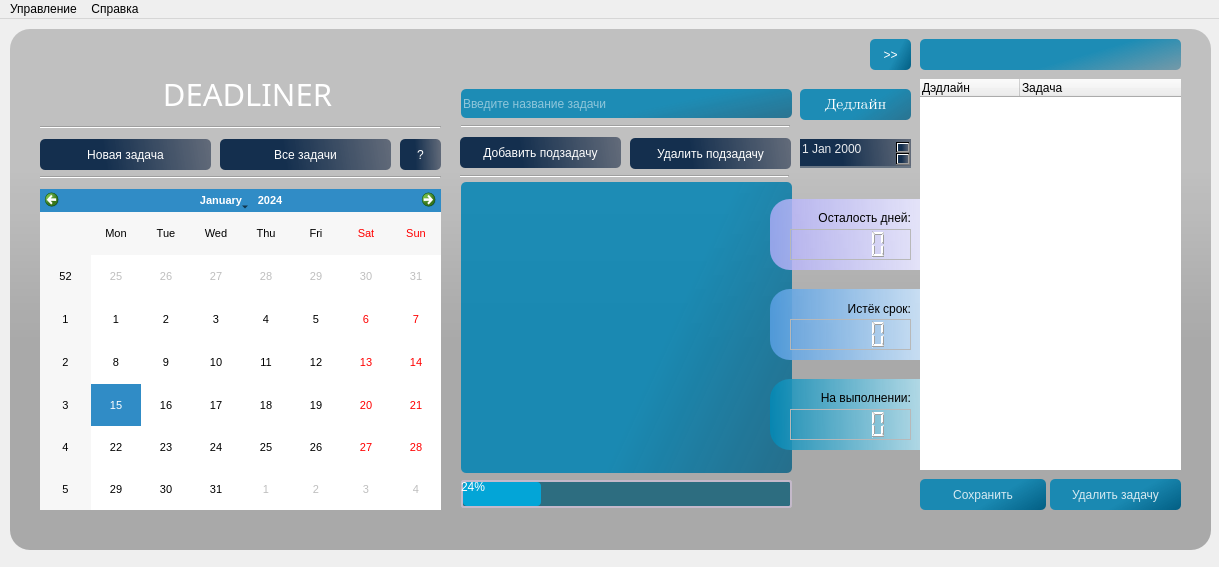
<?xml version="1.0" encoding="UTF-8"?>
<ui version="4.0">
 <class>MainWindow</class>
 <widget class="QMainWindow" name="MainWindow">
  <property name="geometry">
   <rect>
    <x>0</x>
    <y>0</y>
    <width>1219</width>
    <height>567</height>
   </rect>
  </property>
  <property name="maximumSize">
   <size>
    <width>1219</width>
    <height>576</height>
   </size>
  </property>
  <property name="windowTitle">
   <string>MainWindow</string>
  </property>
  <property name="styleSheet">
   <string notr="true"/>
  </property>
  <widget class="QWidget" name="centralwidget">
   <widget class="QWidget" name="widget" native="true">
    <property name="geometry">
     <rect>
      <x>0</x>
      <y>10</y>
      <width>1241</width>
      <height>531</height>
     </rect>
    </property>
    <property name="styleSheet">
     <string notr="true">QPushButton{
	background-color:qlineargradient(spread:pad, x1:0, y1:0.505682, x2:1, y2:0.477, stop:0.375 rgba(20, 47, 78 219), stop: 1 rgba(85, 95, 112, 226));
	color:white;
	border-radius:5px;
	
}
QPushButton:hover{
	background-color: qlineargradient(spread:pad, x1:0, y1:0.597, x2:1, y2:1, stop:0.512438 rgba(0, 131, 179, 216), stop:1 rgba(2, 94, 131, 255));
}
QPushButton:pressed{
	padding-left:5px;
	padding-top:5px;
	background-color:rgba(105, 118, 132, 200);
}</string>
    </property>
    <widget class="QLabel" name="label">
     <property name="geometry">
      <rect>
       <x>10</x>
       <y>30</y>
       <width>1201</width>
       <height>491</height>
      </rect>
     </property>
     <property name="maximumSize">
      <size>
       <width>1201</width>
       <height>491</height>
      </size>
     </property>
     <property name="styleSheet">
      <string notr="true">border-image: url(:/bgr_main/background_mainwin.png);
border-radius:20px;
</string>
     </property>
     <property name="text">
      <string/>
     </property>
    </widget>
    <widget class="QLabel" name="label_2">
     <property name="geometry">
      <rect>
       <x>10</x>
       <y>0</y>
       <width>1201</width>
       <height>521</height>
      </rect>
     </property>
     <property name="styleSheet">
      <string notr="true">background-color: qlineargradient(spread:pad, x1:0, y1:0, x2:0, y2:0.715909, stop:0.375 rgba(0, 0, 0, 50), stop: 0.835227 rgba(0, 0, 0, 75));
border-radius:20px;</string>
     </property>
     <property name="text">
      <string/>
     </property>
    </widget>
    <widget class="QLabel" name="label_4">
     <property name="geometry">
      <rect>
       <x>140</x>
       <y>40</y>
       <width>215</width>
       <height>50</height>
      </rect>
     </property>
     <property name="font">
      <font>
       <family>MV Boli</family>
       <pointsize>23</pointsize>
      </font>
     </property>
     <property name="styleSheet">
      <string notr="true">color: white</string>
     </property>
     <property name="text">
      <string>DEADLINER</string>
     </property>
     <property name="alignment">
      <set>Qt::AlignCenter</set>
     </property>
    </widget>
    <widget class="QCalendarWidget" name="calendarWidget">
     <property name="geometry">
      <rect>
       <x>40</x>
       <y>160</y>
       <width>401</width>
       <height>321</height>
      </rect>
     </property>
     <property name="palette">
      <palette>
       <active>
        <colorrole role="Text">
         <brush brushstyle="SolidPattern">
          <color alpha="255">
           <red>64</red>
           <green>81</green>
           <blue>78</blue>
          </color>
         </brush>
        </colorrole>
        <colorrole role="PlaceholderText">
         <brush brushstyle="SolidPattern">
          <color alpha="128">
           <red>64</red>
           <green>81</green>
           <blue>78</blue>
          </color>
         </brush>
        </colorrole>
       </active>
       <inactive>
        <colorrole role="Text">
         <brush brushstyle="SolidPattern">
          <color alpha="255">
           <red>64</red>
           <green>81</green>
           <blue>78</blue>
          </color>
         </brush>
        </colorrole>
        <colorrole role="PlaceholderText">
         <brush brushstyle="SolidPattern">
          <color alpha="128">
           <red>64</red>
           <green>81</green>
           <blue>78</blue>
          </color>
         </brush>
        </colorrole>
       </inactive>
       <disabled>
        <colorrole role="Text">
         <brush brushstyle="SolidPattern">
          <color alpha="255">
           <red>120</red>
           <green>120</green>
           <blue>120</blue>
          </color>
         </brush>
        </colorrole>
        <colorrole role="PlaceholderText">
         <brush brushstyle="SolidPattern">
          <color alpha="128">
           <red>0</red>
           <green>0</green>
           <blue>0</blue>
          </color>
         </brush>
        </colorrole>
       </disabled>
      </palette>
     </property>
     <property name="font">
      <font>
       <family>Segoe UI</family>
       <pointsize>8</pointsize>
       <weight>50</weight>
       <bold>false</bold>
       <stylestrategy>PreferDefault</stylestrategy>
      </font>
     </property>
     <property name="styleSheet">
      <string notr="true"/>
     </property>
    </widget>
    <widget class="QLabel" name="label_7">
     <property name="geometry">
      <rect>
       <x>770</x>
       <y>170</y>
       <width>231</width>
       <height>71</height>
      </rect>
     </property>
     <property name="styleSheet">
      <string notr="true">background-color:qlineargradient(spread:pad, x1:0, y1:0.523, x2:1, y2:0.517045, stop:0 rgba(175, 172, 248, 206), stop:1 rgba(255, 255, 255, 255));
border-radius:20px;</string>
     </property>
     <property name="text">
      <string/>
     </property>
    </widget>
    <widget class="QLabel" name="label_8">
     <property name="geometry">
      <rect>
       <x>770</x>
       <y>260</y>
       <width>231</width>
       <height>71</height>
      </rect>
     </property>
     <property name="styleSheet">
      <string notr="true">background-color:qlineargradient(spread:pad, x1:0, y1:0.523, x2:1, y2:0.517045, stop:0 rgba(86, 157, 224, 224), stop:1 rgba(255, 255, 255, 255));
border-radius:20px;</string>
     </property>
     <property name="text">
      <string/>
     </property>
    </widget>
    <widget class="QLabel" name="label_9">
     <property name="geometry">
      <rect>
       <x>770</x>
       <y>350</y>
       <width>231</width>
       <height>71</height>
      </rect>
     </property>
     <property name="styleSheet">
      <string notr="true">background-color:qlineargradient(spread:pad, x1:0, y1:0.523, x2:1, y2:0.517045, stop:0 rgba(1, 137, 182, 213), stop:1 rgba(255, 255, 255, 255));
border-radius:20px;</string>
     </property>
     <property name="text">
      <string/>
     </property>
    </widget>
    <widget class="QTreeWidget" name="treeWidget">
     <property name="geometry">
      <rect>
       <x>920</x>
       <y>50</y>
       <width>261</width>
       <height>391</height>
      </rect>
     </property>
     <property name="font">
      <font>
       <family>Segoe UI Emoji</family>
      </font>
     </property>
     <property name="styleSheet">
      <string notr="true">border-radius: 5px;</string>
     </property>
     <column>
      <property name="text">
       <string>Дэдлайн</string>
      </property>
     </column>
     <column>
      <property name="text">
       <string>Задача</string>
      </property>
     </column>
    </widget>
    <widget class="QLabel" name="label_6">
     <property name="geometry">
      <rect>
       <x>790</x>
       <y>180</y>
       <width>121</width>
       <height>18</height>
      </rect>
     </property>
     <property name="font">
      <font>
       <family>Segoe UI</family>
       <pointsize>9</pointsize>
       <weight>50</weight>
       <bold>false</bold>
      </font>
     </property>
     <property name="styleSheet">
      <string notr="true">color: rgb(0, 0, 0)</string>
     </property>
     <property name="text">
      <string>Осталость дней:</string>
     </property>
     <property name="alignment">
      <set>Qt::AlignRight|Qt::AlignTrailing|Qt::AlignVCenter</set>
     </property>
    </widget>
    <widget class="QLCDNumber" name="days">
     <property name="geometry">
      <rect>
       <x>790</x>
       <y>200</y>
       <width>121</width>
       <height>31</height>
      </rect>
     </property>
     <property name="font">
      <font>
       <weight>50</weight>
       <italic>false</italic>
       <bold>false</bold>
       <stylestrategy>PreferDefault</stylestrategy>
       <kerning>true</kerning>
      </font>
     </property>
     <property name="layoutDirection">
      <enum>Qt::LeftToRight</enum>
     </property>
     <property name="styleSheet">
      <string notr="true">color: white</string>
     </property>
     <property name="frameShape">
      <enum>QFrame::StyledPanel</enum>
     </property>
     <property name="frameShadow">
      <enum>QFrame::Raised</enum>
     </property>
     <property name="lineWidth">
      <number>1</number>
     </property>
     <property name="midLineWidth">
      <number>0</number>
     </property>
     <property name="mode">
      <enum>QLCDNumber::Dec</enum>
     </property>
    </widget>
    <widget class="QLCDNumber" name="miss_deadline_LCD">
     <property name="geometry">
      <rect>
       <x>790</x>
       <y>290</y>
       <width>121</width>
       <height>31</height>
      </rect>
     </property>
     <property name="font">
      <font>
       <weight>50</weight>
       <italic>false</italic>
       <bold>false</bold>
       <stylestrategy>PreferDefault</stylestrategy>
       <kerning>true</kerning>
      </font>
     </property>
     <property name="styleSheet">
      <string notr="true">color: white</string>
     </property>
     <property name="frameShape">
      <enum>QFrame::StyledPanel</enum>
     </property>
     <property name="frameShadow">
      <enum>QFrame::Raised</enum>
     </property>
     <property name="lineWidth">
      <number>1</number>
     </property>
     <property name="midLineWidth">
      <number>0</number>
     </property>
     <property name="mode">
      <enum>QLCDNumber::Dec</enum>
     </property>
    </widget>
    <widget class="QLabel" name="label_10">
     <property name="geometry">
      <rect>
       <x>790</x>
       <y>270</y>
       <width>121</width>
       <height>20</height>
      </rect>
     </property>
     <property name="font">
      <font>
       <family>Segoe UI</family>
       <pointsize>9</pointsize>
      </font>
     </property>
     <property name="styleSheet">
      <string notr="true">color: rgb(0, 0, 0)</string>
     </property>
     <property name="text">
      <string>Истёк срок:</string>
     </property>
     <property name="alignment">
      <set>Qt::AlignRight|Qt::AlignTrailing|Qt::AlignVCenter</set>
     </property>
    </widget>
    <widget class="QLabel" name="label_11">
     <property name="geometry">
      <rect>
       <x>790</x>
       <y>360</y>
       <width>121</width>
       <height>18</height>
      </rect>
     </property>
     <property name="font">
      <font>
       <family>Segoe UI</family>
       <pointsize>9</pointsize>
      </font>
     </property>
     <property name="styleSheet">
      <string notr="true">color: rgb(0, 0, 0)</string>
     </property>
     <property name="text">
      <string>На выполнении:</string>
     </property>
     <property name="alignment">
      <set>Qt::AlignRight|Qt::AlignTrailing|Qt::AlignVCenter</set>
     </property>
    </widget>
    <widget class="QLCDNumber" name="in_work_LCD">
     <property name="geometry">
      <rect>
       <x>790</x>
       <y>380</y>
       <width>121</width>
       <height>31</height>
      </rect>
     </property>
     <property name="font">
      <font>
       <weight>50</weight>
       <italic>false</italic>
       <bold>false</bold>
       <stylestrategy>PreferDefault</stylestrategy>
       <kerning>true</kerning>
      </font>
     </property>
     <property name="styleSheet">
      <string notr="true">color: white</string>
     </property>
     <property name="frameShape">
      <enum>QFrame::StyledPanel</enum>
     </property>
     <property name="frameShadow">
      <enum>QFrame::Raised</enum>
     </property>
     <property name="lineWidth">
      <number>1</number>
     </property>
     <property name="midLineWidth">
      <number>0</number>
     </property>
     <property name="mode">
      <enum>QLCDNumber::Dec</enum>
     </property>
    </widget>
    <widget class="QPushButton" name="allButton">
     <property name="geometry">
      <rect>
       <x>220</x>
       <y>110</y>
       <width>171</width>
       <height>31</height>
      </rect>
     </property>
     <property name="palette">
      <palette>
       <active>
        <colorrole role="WindowText">
         <brush brushstyle="SolidPattern">
          <color alpha="255">
           <red>255</red>
           <green>255</green>
           <blue>255</blue>
          </color>
         </brush>
        </colorrole>
        <colorrole role="Button">
         <brush brushstyle="LinearGradientPattern">
          <gradient startx="0.000000000000000" starty="0.505682000000000" endx="1.000000000000000" endy="0.477000000000000" type="LinearGradient" spread="PadSpread" coordinatemode="ObjectBoundingMode">
           <gradientstop position="0.375000000000000">
            <color alpha="255">
             <red>20</red>
             <green>47</green>
             <blue>78</blue>
            </color>
           </gradientstop>
           <gradientstop position="1.000000000000000">
            <color alpha="226">
             <red>85</red>
             <green>95</green>
             <blue>112</blue>
            </color>
           </gradientstop>
          </gradient>
         </brush>
        </colorrole>
        <colorrole role="Text">
         <brush brushstyle="SolidPattern">
          <color alpha="255">
           <red>255</red>
           <green>255</green>
           <blue>255</blue>
          </color>
         </brush>
        </colorrole>
        <colorrole role="ButtonText">
         <brush brushstyle="SolidPattern">
          <color alpha="255">
           <red>255</red>
           <green>255</green>
           <blue>255</blue>
          </color>
         </brush>
        </colorrole>
        <colorrole role="Base">
         <brush brushstyle="LinearGradientPattern">
          <gradient startx="0.000000000000000" starty="0.505682000000000" endx="1.000000000000000" endy="0.477000000000000" type="LinearGradient" spread="PadSpread" coordinatemode="ObjectBoundingMode">
           <gradientstop position="0.375000000000000">
            <color alpha="255">
             <red>20</red>
             <green>47</green>
             <blue>78</blue>
            </color>
           </gradientstop>
           <gradientstop position="1.000000000000000">
            <color alpha="226">
             <red>85</red>
             <green>95</green>
             <blue>112</blue>
            </color>
           </gradientstop>
          </gradient>
         </brush>
        </colorrole>
        <colorrole role="Window">
         <brush brushstyle="LinearGradientPattern">
          <gradient startx="0.000000000000000" starty="0.505682000000000" endx="1.000000000000000" endy="0.477000000000000" type="LinearGradient" spread="PadSpread" coordinatemode="ObjectBoundingMode">
           <gradientstop position="0.375000000000000">
            <color alpha="255">
             <red>20</red>
             <green>47</green>
             <blue>78</blue>
            </color>
           </gradientstop>
           <gradientstop position="1.000000000000000">
            <color alpha="226">
             <red>85</red>
             <green>95</green>
             <blue>112</blue>
            </color>
           </gradientstop>
          </gradient>
         </brush>
        </colorrole>
        <colorrole role="PlaceholderText">
         <brush brushstyle="NoBrush">
          <color alpha="128">
           <red>255</red>
           <green>255</green>
           <blue>255</blue>
          </color>
         </brush>
        </colorrole>
       </active>
       <inactive>
        <colorrole role="WindowText">
         <brush brushstyle="SolidPattern">
          <color alpha="255">
           <red>255</red>
           <green>255</green>
           <blue>255</blue>
          </color>
         </brush>
        </colorrole>
        <colorrole role="Button">
         <brush brushstyle="LinearGradientPattern">
          <gradient startx="0.000000000000000" starty="0.505682000000000" endx="1.000000000000000" endy="0.477000000000000" type="LinearGradient" spread="PadSpread" coordinatemode="ObjectBoundingMode">
           <gradientstop position="0.375000000000000">
            <color alpha="255">
             <red>20</red>
             <green>47</green>
             <blue>78</blue>
            </color>
           </gradientstop>
           <gradientstop position="1.000000000000000">
            <color alpha="226">
             <red>85</red>
             <green>95</green>
             <blue>112</blue>
            </color>
           </gradientstop>
          </gradient>
         </brush>
        </colorrole>
        <colorrole role="Text">
         <brush brushstyle="SolidPattern">
          <color alpha="255">
           <red>255</red>
           <green>255</green>
           <blue>255</blue>
          </color>
         </brush>
        </colorrole>
        <colorrole role="ButtonText">
         <brush brushstyle="SolidPattern">
          <color alpha="255">
           <red>255</red>
           <green>255</green>
           <blue>255</blue>
          </color>
         </brush>
        </colorrole>
        <colorrole role="Base">
         <brush brushstyle="LinearGradientPattern">
          <gradient startx="0.000000000000000" starty="0.505682000000000" endx="1.000000000000000" endy="0.477000000000000" type="LinearGradient" spread="PadSpread" coordinatemode="ObjectBoundingMode">
           <gradientstop position="0.375000000000000">
            <color alpha="255">
             <red>20</red>
             <green>47</green>
             <blue>78</blue>
            </color>
           </gradientstop>
           <gradientstop position="1.000000000000000">
            <color alpha="226">
             <red>85</red>
             <green>95</green>
             <blue>112</blue>
            </color>
           </gradientstop>
          </gradient>
         </brush>
        </colorrole>
        <colorrole role="Window">
         <brush brushstyle="LinearGradientPattern">
          <gradient startx="0.000000000000000" starty="0.505682000000000" endx="1.000000000000000" endy="0.477000000000000" type="LinearGradient" spread="PadSpread" coordinatemode="ObjectBoundingMode">
           <gradientstop position="0.375000000000000">
            <color alpha="255">
             <red>20</red>
             <green>47</green>
             <blue>78</blue>
            </color>
           </gradientstop>
           <gradientstop position="1.000000000000000">
            <color alpha="226">
             <red>85</red>
             <green>95</green>
             <blue>112</blue>
            </color>
           </gradientstop>
          </gradient>
         </brush>
        </colorrole>
        <colorrole role="PlaceholderText">
         <brush brushstyle="NoBrush">
          <color alpha="128">
           <red>255</red>
           <green>255</green>
           <blue>255</blue>
          </color>
         </brush>
        </colorrole>
       </inactive>
       <disabled>
        <colorrole role="WindowText">
         <brush brushstyle="SolidPattern">
          <color alpha="255">
           <red>255</red>
           <green>255</green>
           <blue>255</blue>
          </color>
         </brush>
        </colorrole>
        <colorrole role="Button">
         <brush brushstyle="LinearGradientPattern">
          <gradient startx="0.000000000000000" starty="0.505682000000000" endx="1.000000000000000" endy="0.477000000000000" type="LinearGradient" spread="PadSpread" coordinatemode="ObjectBoundingMode">
           <gradientstop position="0.375000000000000">
            <color alpha="255">
             <red>20</red>
             <green>47</green>
             <blue>78</blue>
            </color>
           </gradientstop>
           <gradientstop position="1.000000000000000">
            <color alpha="226">
             <red>85</red>
             <green>95</green>
             <blue>112</blue>
            </color>
           </gradientstop>
          </gradient>
         </brush>
        </colorrole>
        <colorrole role="Text">
         <brush brushstyle="SolidPattern">
          <color alpha="255">
           <red>255</red>
           <green>255</green>
           <blue>255</blue>
          </color>
         </brush>
        </colorrole>
        <colorrole role="ButtonText">
         <brush brushstyle="SolidPattern">
          <color alpha="255">
           <red>255</red>
           <green>255</green>
           <blue>255</blue>
          </color>
         </brush>
        </colorrole>
        <colorrole role="Base">
         <brush brushstyle="LinearGradientPattern">
          <gradient startx="0.000000000000000" starty="0.505682000000000" endx="1.000000000000000" endy="0.477000000000000" type="LinearGradient" spread="PadSpread" coordinatemode="ObjectBoundingMode">
           <gradientstop position="0.375000000000000">
            <color alpha="255">
             <red>20</red>
             <green>47</green>
             <blue>78</blue>
            </color>
           </gradientstop>
           <gradientstop position="1.000000000000000">
            <color alpha="226">
             <red>85</red>
             <green>95</green>
             <blue>112</blue>
            </color>
           </gradientstop>
          </gradient>
         </brush>
        </colorrole>
        <colorrole role="Window">
         <brush brushstyle="LinearGradientPattern">
          <gradient startx="0.000000000000000" starty="0.505682000000000" endx="1.000000000000000" endy="0.477000000000000" type="LinearGradient" spread="PadSpread" coordinatemode="ObjectBoundingMode">
           <gradientstop position="0.375000000000000">
            <color alpha="255">
             <red>20</red>
             <green>47</green>
             <blue>78</blue>
            </color>
           </gradientstop>
           <gradientstop position="1.000000000000000">
            <color alpha="226">
             <red>85</red>
             <green>95</green>
             <blue>112</blue>
            </color>
           </gradientstop>
          </gradient>
         </brush>
        </colorrole>
        <colorrole role="PlaceholderText">
         <brush brushstyle="NoBrush">
          <color alpha="128">
           <red>255</red>
           <green>255</green>
           <blue>255</blue>
          </color>
         </brush>
        </colorrole>
       </disabled>
      </palette>
     </property>
     <property name="font">
      <font>
       <family>Segoe UI</family>
       <pointsize>9</pointsize>
      </font>
     </property>
     <property name="text">
      <string>Все задачи</string>
     </property>
    </widget>
    <widget class="QPushButton" name="newButton">
     <property name="geometry">
      <rect>
       <x>40</x>
       <y>110</y>
       <width>171</width>
       <height>31</height>
      </rect>
     </property>
     <property name="palette">
      <palette>
       <active>
        <colorrole role="WindowText">
         <brush brushstyle="SolidPattern">
          <color alpha="255">
           <red>255</red>
           <green>255</green>
           <blue>255</blue>
          </color>
         </brush>
        </colorrole>
        <colorrole role="Button">
         <brush brushstyle="LinearGradientPattern">
          <gradient startx="0.000000000000000" starty="0.505682000000000" endx="1.000000000000000" endy="0.477000000000000" type="LinearGradient" spread="PadSpread" coordinatemode="ObjectBoundingMode">
           <gradientstop position="0.375000000000000">
            <color alpha="255">
             <red>20</red>
             <green>47</green>
             <blue>78</blue>
            </color>
           </gradientstop>
           <gradientstop position="1.000000000000000">
            <color alpha="226">
             <red>85</red>
             <green>95</green>
             <blue>112</blue>
            </color>
           </gradientstop>
          </gradient>
         </brush>
        </colorrole>
        <colorrole role="Text">
         <brush brushstyle="SolidPattern">
          <color alpha="255">
           <red>255</red>
           <green>255</green>
           <blue>255</blue>
          </color>
         </brush>
        </colorrole>
        <colorrole role="ButtonText">
         <brush brushstyle="SolidPattern">
          <color alpha="255">
           <red>255</red>
           <green>255</green>
           <blue>255</blue>
          </color>
         </brush>
        </colorrole>
        <colorrole role="Base">
         <brush brushstyle="LinearGradientPattern">
          <gradient startx="0.000000000000000" starty="0.505682000000000" endx="1.000000000000000" endy="0.477000000000000" type="LinearGradient" spread="PadSpread" coordinatemode="ObjectBoundingMode">
           <gradientstop position="0.375000000000000">
            <color alpha="255">
             <red>20</red>
             <green>47</green>
             <blue>78</blue>
            </color>
           </gradientstop>
           <gradientstop position="1.000000000000000">
            <color alpha="226">
             <red>85</red>
             <green>95</green>
             <blue>112</blue>
            </color>
           </gradientstop>
          </gradient>
         </brush>
        </colorrole>
        <colorrole role="Window">
         <brush brushstyle="LinearGradientPattern">
          <gradient startx="0.000000000000000" starty="0.505682000000000" endx="1.000000000000000" endy="0.477000000000000" type="LinearGradient" spread="PadSpread" coordinatemode="ObjectBoundingMode">
           <gradientstop position="0.375000000000000">
            <color alpha="255">
             <red>20</red>
             <green>47</green>
             <blue>78</blue>
            </color>
           </gradientstop>
           <gradientstop position="1.000000000000000">
            <color alpha="226">
             <red>85</red>
             <green>95</green>
             <blue>112</blue>
            </color>
           </gradientstop>
          </gradient>
         </brush>
        </colorrole>
        <colorrole role="PlaceholderText">
         <brush brushstyle="NoBrush">
          <color alpha="128">
           <red>255</red>
           <green>255</green>
           <blue>255</blue>
          </color>
         </brush>
        </colorrole>
       </active>
       <inactive>
        <colorrole role="WindowText">
         <brush brushstyle="SolidPattern">
          <color alpha="255">
           <red>255</red>
           <green>255</green>
           <blue>255</blue>
          </color>
         </brush>
        </colorrole>
        <colorrole role="Button">
         <brush brushstyle="LinearGradientPattern">
          <gradient startx="0.000000000000000" starty="0.505682000000000" endx="1.000000000000000" endy="0.477000000000000" type="LinearGradient" spread="PadSpread" coordinatemode="ObjectBoundingMode">
           <gradientstop position="0.375000000000000">
            <color alpha="255">
             <red>20</red>
             <green>47</green>
             <blue>78</blue>
            </color>
           </gradientstop>
           <gradientstop position="1.000000000000000">
            <color alpha="226">
             <red>85</red>
             <green>95</green>
             <blue>112</blue>
            </color>
           </gradientstop>
          </gradient>
         </brush>
        </colorrole>
        <colorrole role="Text">
         <brush brushstyle="SolidPattern">
          <color alpha="255">
           <red>255</red>
           <green>255</green>
           <blue>255</blue>
          </color>
         </brush>
        </colorrole>
        <colorrole role="ButtonText">
         <brush brushstyle="SolidPattern">
          <color alpha="255">
           <red>255</red>
           <green>255</green>
           <blue>255</blue>
          </color>
         </brush>
        </colorrole>
        <colorrole role="Base">
         <brush brushstyle="LinearGradientPattern">
          <gradient startx="0.000000000000000" starty="0.505682000000000" endx="1.000000000000000" endy="0.477000000000000" type="LinearGradient" spread="PadSpread" coordinatemode="ObjectBoundingMode">
           <gradientstop position="0.375000000000000">
            <color alpha="255">
             <red>20</red>
             <green>47</green>
             <blue>78</blue>
            </color>
           </gradientstop>
           <gradientstop position="1.000000000000000">
            <color alpha="226">
             <red>85</red>
             <green>95</green>
             <blue>112</blue>
            </color>
           </gradientstop>
          </gradient>
         </brush>
        </colorrole>
        <colorrole role="Window">
         <brush brushstyle="LinearGradientPattern">
          <gradient startx="0.000000000000000" starty="0.505682000000000" endx="1.000000000000000" endy="0.477000000000000" type="LinearGradient" spread="PadSpread" coordinatemode="ObjectBoundingMode">
           <gradientstop position="0.375000000000000">
            <color alpha="255">
             <red>20</red>
             <green>47</green>
             <blue>78</blue>
            </color>
           </gradientstop>
           <gradientstop position="1.000000000000000">
            <color alpha="226">
             <red>85</red>
             <green>95</green>
             <blue>112</blue>
            </color>
           </gradientstop>
          </gradient>
         </brush>
        </colorrole>
        <colorrole role="PlaceholderText">
         <brush brushstyle="NoBrush">
          <color alpha="128">
           <red>255</red>
           <green>255</green>
           <blue>255</blue>
          </color>
         </brush>
        </colorrole>
       </inactive>
       <disabled>
        <colorrole role="WindowText">
         <brush brushstyle="SolidPattern">
          <color alpha="255">
           <red>255</red>
           <green>255</green>
           <blue>255</blue>
          </color>
         </brush>
        </colorrole>
        <colorrole role="Button">
         <brush brushstyle="LinearGradientPattern">
          <gradient startx="0.000000000000000" starty="0.505682000000000" endx="1.000000000000000" endy="0.477000000000000" type="LinearGradient" spread="PadSpread" coordinatemode="ObjectBoundingMode">
           <gradientstop position="0.375000000000000">
            <color alpha="255">
             <red>20</red>
             <green>47</green>
             <blue>78</blue>
            </color>
           </gradientstop>
           <gradientstop position="1.000000000000000">
            <color alpha="226">
             <red>85</red>
             <green>95</green>
             <blue>112</blue>
            </color>
           </gradientstop>
          </gradient>
         </brush>
        </colorrole>
        <colorrole role="Text">
         <brush brushstyle="SolidPattern">
          <color alpha="255">
           <red>255</red>
           <green>255</green>
           <blue>255</blue>
          </color>
         </brush>
        </colorrole>
        <colorrole role="ButtonText">
         <brush brushstyle="SolidPattern">
          <color alpha="255">
           <red>255</red>
           <green>255</green>
           <blue>255</blue>
          </color>
         </brush>
        </colorrole>
        <colorrole role="Base">
         <brush brushstyle="LinearGradientPattern">
          <gradient startx="0.000000000000000" starty="0.505682000000000" endx="1.000000000000000" endy="0.477000000000000" type="LinearGradient" spread="PadSpread" coordinatemode="ObjectBoundingMode">
           <gradientstop position="0.375000000000000">
            <color alpha="255">
             <red>20</red>
             <green>47</green>
             <blue>78</blue>
            </color>
           </gradientstop>
           <gradientstop position="1.000000000000000">
            <color alpha="226">
             <red>85</red>
             <green>95</green>
             <blue>112</blue>
            </color>
           </gradientstop>
          </gradient>
         </brush>
        </colorrole>
        <colorrole role="Window">
         <brush brushstyle="LinearGradientPattern">
          <gradient startx="0.000000000000000" starty="0.505682000000000" endx="1.000000000000000" endy="0.477000000000000" type="LinearGradient" spread="PadSpread" coordinatemode="ObjectBoundingMode">
           <gradientstop position="0.375000000000000">
            <color alpha="255">
             <red>20</red>
             <green>47</green>
             <blue>78</blue>
            </color>
           </gradientstop>
           <gradientstop position="1.000000000000000">
            <color alpha="226">
             <red>85</red>
             <green>95</green>
             <blue>112</blue>
            </color>
           </gradientstop>
          </gradient>
         </brush>
        </colorrole>
        <colorrole role="PlaceholderText">
         <brush brushstyle="NoBrush">
          <color alpha="128">
           <red>255</red>
           <green>255</green>
           <blue>255</blue>
          </color>
         </brush>
        </colorrole>
       </disabled>
      </palette>
     </property>
     <property name="font">
      <font>
       <family>Segoe UI</family>
       <pointsize>9</pointsize>
      </font>
     </property>
     <property name="styleSheet">
      <string notr="true"/>
     </property>
     <property name="text">
      <string>Новая задача</string>
     </property>
    </widget>
    <widget class="Line" name="line">
     <property name="geometry">
      <rect>
       <x>461</x>
       <y>89</y>
       <width>329</width>
       <height>16</height>
      </rect>
     </property>
     <property name="orientation">
      <enum>Qt::Horizontal</enum>
     </property>
    </widget>
    <widget class="Line" name="line_2">
     <property name="geometry">
      <rect>
       <x>460</x>
       <y>139</y>
       <width>329</width>
       <height>16</height>
      </rect>
     </property>
     <property name="orientation">
      <enum>Qt::Horizontal</enum>
     </property>
    </widget>
    <widget class="Line" name="line_3">
     <property name="geometry">
      <rect>
       <x>40</x>
       <y>140</y>
       <width>401</width>
       <height>16</height>
      </rect>
     </property>
     <property name="orientation">
      <enum>Qt::Horizontal</enum>
     </property>
    </widget>
    <widget class="Line" name="line_4">
     <property name="geometry">
      <rect>
       <x>40</x>
       <y>90</y>
       <width>401</width>
       <height>16</height>
      </rect>
     </property>
     <property name="orientation">
      <enum>Qt::Horizontal</enum>
     </property>
    </widget>
    <widget class="QPushButton" name="save">
     <property name="geometry">
      <rect>
       <x>920</x>
       <y>450</y>
       <width>126</width>
       <height>31</height>
      </rect>
     </property>
     <property name="font">
      <font>
       <pointsize>9</pointsize>
      </font>
     </property>
     <property name="styleSheet">
      <string notr="true">QPushButton{
	background-color:qlineargradient(spread:pad, x1:0, y1:0.597, x2:1, y2:1, stop:0.512438 rgba(0, 131, 179, 216), stop:1 rgba(2, 94, 131, 255));
	color:rgba(255, 255, 255, 210);
	border-radius:5px;
	
}
QPushButton:hover{
	background-color: qlineargradient(spread:pad, x1:0, y1:0.505682, x2:1, y2:0.477, stop:0.375 rgba(40, 67, 98 219), stop: 1 rgba(105, 118, 132, 226));
}
QPushButton:pressed{
	padding-left:5px;
	padding-top:5px;
	background-color:rgba(105, 118, 132, 200);
}</string>
     </property>
     <property name="text">
      <string>Сохранить</string>
     </property>
    </widget>
    <widget class="QPushButton" name="deleteButton">
     <property name="geometry">
      <rect>
       <x>1050</x>
       <y>450</y>
       <width>131</width>
       <height>31</height>
      </rect>
     </property>
     <property name="font">
      <font>
       <pointsize>9</pointsize>
      </font>
     </property>
     <property name="styleSheet">
      <string notr="true">QPushButton{
	background-color:qlineargradient(spread:pad, x1:0, y1:0.597, x2:1, y2:1, stop:0.512438 rgba(0, 131, 179, 216), stop:1 rgba(2, 94, 131, 255));
	color:rgba(255, 255, 255, 210);
	border-radius:5px;
	
}
QPushButton:hover{
	background-color: qlineargradient(spread:pad, x1:0, y1:0.505682, x2:1, y2:0.477, stop:0.375 rgba(40, 67, 98 219), stop: 1 rgba(105, 118, 132, 226));
}
QPushButton:pressed{
	padding-left:5px;
	padding-top:5px;
	background-color:rgba(105, 118, 132, 200);
}</string>
     </property>
     <property name="text">
      <string>Удалить задачу</string>
     </property>
    </widget>
    <widget class="QLabel" name="label_5">
     <property name="geometry">
      <rect>
       <x>800</x>
       <y>60</y>
       <width>111</width>
       <height>31</height>
      </rect>
     </property>
     <property name="font">
      <font>
       <family>Segoe UI Emoji</family>
       <pointsize>11</pointsize>
       <weight>50</weight>
       <bold>false</bold>
      </font>
     </property>
     <property name="styleSheet">
      <string notr="true">background-color:qlineargradient(spread:pad, x1:0, y1:0.597, x2:1, y2:1, stop:0.512438 rgba(0, 131, 179, 216), stop:1 rgba(2, 94, 131, 200));
border-radius: 5px;
color: white</string>
     </property>
     <property name="text">
      <string>Дедлайн</string>
     </property>
     <property name="alignment">
      <set>Qt::AlignCenter</set>
     </property>
    </widget>
    <widget class="QDateEdit" name="dateEdit">
     <property name="geometry">
      <rect>
       <x>800</x>
       <y>110</y>
       <width>111</width>
       <height>29</height>
      </rect>
     </property>
     <property name="font">
      <font>
       <family>Segoe UI</family>
       <pointsize>9</pointsize>
      </font>
     </property>
     <property name="styleSheet">
      <string notr="true">background-color:qlineargradient(spread:pad, x1:0, y1:0.505682, x2:1, y2:0.477, stop:0.375 rgba(20, 47, 78 219), stop: 1 rgba(85, 95, 112, 226));
border:none;
border-bottom:2px solid rgba(105, 118, 132, 255);
color:rgba(255, 255, 255, 230);
padding-bottom:7px;</string>
     </property>
    </widget>
    <widget class="QListWidget" name="listWidget">
     <property name="geometry">
      <rect>
       <x>461</x>
       <y>153</y>
       <width>331</width>
       <height>291</height>
      </rect>
     </property>
     <property name="styleSheet">
      <string notr="true">background-color:qlineargradient(spread:pad, x1:0, y1:0.597, x2:1, y2:1, stop:0.512438 rgba(0, 131, 179, 216), stop:1 rgba(2, 94, 131, 200));
border-radius: 5px;
color: white;</string>
     </property>
    </widget>
    <widget class="QPushButton" name="add_part_task">
     <property name="geometry">
      <rect>
       <x>460</x>
       <y>108</y>
       <width>161</width>
       <height>31</height>
      </rect>
     </property>
     <property name="font">
      <font>
       <family>Segoe UI</family>
       <pointsize>9</pointsize>
       <weight>50</weight>
       <bold>false</bold>
      </font>
     </property>
     <property name="styleSheet">
      <string notr="true"/>
     </property>
     <property name="text">
      <string>Добавить подзадачу</string>
     </property>
    </widget>
    <widget class="QLineEdit" name="task_title">
     <property name="geometry">
      <rect>
       <x>461</x>
       <y>60</y>
       <width>331</width>
       <height>29</height>
      </rect>
     </property>
     <property name="font">
      <font>
       <pointsize>9</pointsize>
      </font>
     </property>
     <property name="contextMenuPolicy">
      <enum>Qt::DefaultContextMenu</enum>
     </property>
     <property name="styleSheet">
      <string notr="true">background-color:qlineargradient(spread:pad, x1:0, y1:0.597, x2:1, y2:1, stop:0.512438 rgba(0, 131, 179, 216), stop:1 rgba(2, 94, 131, 200));
border-radius: 5px;
color: white</string>
     </property>
     <property name="text">
      <string/>
     </property>
     <property name="placeholderText">
      <string>Введите название задачи</string>
     </property>
    </widget>
    <widget class="QProgressBar" name="progressBar">
     <property name="geometry">
      <rect>
       <x>461</x>
       <y>451</y>
       <width>331</width>
       <height>28</height>
      </rect>
     </property>
     <property name="styleSheet">
      <string notr="true">QProgressBar {
	background-color: qlineargradient(spread:pad, x1:0, y1:0.523, x2:1, y2:1, stop:1 rgba(0, 87, 113, 187));
	border-radius: 3px;
	color: white;
	border: 2px solid rgb(196, 185, 202)
}

QProgressBar::chunk{
	border-radius: 4px;
	background-color: qlineargradient(spread:pad, x1:0, y1:0.523, x2:1, y2:1, stop:1 rgba(0, 169, 221, 238));
}</string>
     </property>
     <property name="value">
      <number>24</number>
     </property>
    </widget>
    <widget class="QPushButton" name="del_part_task">
     <property name="geometry">
      <rect>
       <x>630</x>
       <y>109</y>
       <width>161</width>
       <height>31</height>
      </rect>
     </property>
     <property name="font">
      <font>
       <family>Segoe UI</family>
       <pointsize>9</pointsize>
       <weight>50</weight>
       <bold>false</bold>
      </font>
     </property>
     <property name="styleSheet">
      <string notr="true"/>
     </property>
     <property name="text">
      <string>Удалить подзадачу</string>
     </property>
    </widget>
    <widget class="QLabel" name="hiWindow">
     <property name="geometry">
      <rect>
       <x>920</x>
       <y>10</y>
       <width>261</width>
       <height>31</height>
      </rect>
     </property>
     <property name="font">
      <font>
       <family>Segoe UI</family>
       <pointsize>9</pointsize>
      </font>
     </property>
     <property name="styleSheet">
      <string notr="true">background-color:qlineargradient(spread:pad, x1:0, y1:0.597, x2:1, y2:1, stop:0.512438 rgba(0, 131, 179, 216), stop:1 rgba(2, 94, 131, 100));
border-radius: 5px;
color:white;
</string>
     </property>
     <property name="text">
      <string/>
     </property>
    </widget>
    <widget class="QPushButton" name="helpButton">
     <property name="geometry">
      <rect>
       <x>400</x>
       <y>110</y>
       <width>41</width>
       <height>31</height>
      </rect>
     </property>
     <property name="font">
      <font>
       <pointsize>9</pointsize>
      </font>
     </property>
     <property name="text">
      <string>?</string>
     </property>
    </widget>
    <widget class="QPushButton" name="change_user">
     <property name="geometry">
      <rect>
       <x>870</x>
       <y>10</y>
       <width>41</width>
       <height>31</height>
      </rect>
     </property>
     <property name="font">
      <font>
       <pointsize>9</pointsize>
      </font>
     </property>
     <property name="styleSheet">
      <string notr="true">QPushButton{
	background-color: qlineargradient(spread:pad, x1:0, y1:0.597, x2:1, y2:1, stop:0.512438 rgba(0, 131, 179, 216), stop:1 rgba(2, 94, 131, 255));
	color:white;
	border-radius:5px;
	
}
QPushButton:hover{
	background-color: qlineargradient(spread:pad, x1:0, y1:0.505682, x2:1, y2:0.477, stop:0.375 rgba(20, 47, 78 219), stop: 1 rgba(85, 95, 112, 226));
}
QPushButton:pressed{
	padding-left:5px;
	padding-top:5px;
	background-color:rgba(105, 118, 132, 200);
}</string>
     </property>
     <property name="text">
      <string>&gt;&gt;</string>
     </property>
    </widget>
    <zorder>label</zorder>
    <zorder>label_2</zorder>
    <zorder>label_5</zorder>
    <zorder>label_4</zorder>
    <zorder>calendarWidget</zorder>
    <zorder>allButton</zorder>
    <zorder>newButton</zorder>
    <zorder>line_3</zorder>
    <zorder>line_4</zorder>
    <zorder>dateEdit</zorder>
    <zorder>listWidget</zorder>
    <zorder>add_part_task</zorder>
    <zorder>task_title</zorder>
    <zorder>line</zorder>
    <zorder>progressBar</zorder>
    <zorder>del_part_task</zorder>
    <zorder>line_2</zorder>
    <zorder>label_7</zorder>
    <zorder>label_6</zorder>
    <zorder>days</zorder>
    <zorder>label_8</zorder>
    <zorder>label_10</zorder>
    <zorder>miss_deadline_LCD</zorder>
    <zorder>label_9</zorder>
    <zorder>label_11</zorder>
    <zorder>in_work_LCD</zorder>
    <zorder>treeWidget</zorder>
    <zorder>save</zorder>
    <zorder>deleteButton</zorder>
    <zorder>hiWindow</zorder>
    <zorder>helpButton</zorder>
    <zorder>change_user</zorder>
   </widget>
   <widget class="QWidget" name="layoutWidget">
    <property name="geometry">
     <rect>
      <x>0</x>
      <y>0</y>
      <width>2</width>
      <height>2</height>
     </rect>
    </property>
    <layout class="QHBoxLayout" name="horizontalLayout"/>
   </widget>
  </widget>
  <widget class="QMenuBar" name="menubar">
   <property name="geometry">
    <rect>
     <x>0</x>
     <y>0</y>
     <width>1219</width>
     <height>26</height>
    </rect>
   </property>
   <widget class="QMenu" name="menu">
    <property name="title">
     <string>Управление</string>
    </property>
    <addaction name="user_change"/>
    <addaction name="separator"/>
    <addaction name="actionNew"/>
    <addaction name="actionSave"/>
    <addaction name="actionDel"/>
    <addaction name="actionDelpretask"/>
    <addaction name="separator"/>
    <addaction name="actionExit"/>
   </widget>
   <widget class="QMenu" name="menu_2">
    <property name="title">
     <string>Справка</string>
    </property>
    <addaction name="about"/>
    <addaction name="separator"/>
    <addaction name="calendar"/>
    <addaction name="creator"/>
    <addaction name="viewer"/>
   </widget>
   <addaction name="menu"/>
   <addaction name="menu_2"/>
  </widget>
  <action name="actionNew">
   <property name="text">
    <string>Новая задача</string>
   </property>
  </action>
  <action name="actionSave">
   <property name="text">
    <string>Сохранить задачу</string>
   </property>
  </action>
  <action name="actionDel">
   <property name="text">
    <string>Удалить задачу</string>
   </property>
  </action>
  <action name="actionDelpretask">
   <property name="text">
    <string>Удалить подзадачу</string>
   </property>
  </action>
  <action name="actionExit">
   <property name="text">
    <string>Выход</string>
   </property>
  </action>
  <action name="about">
   <property name="text">
    <string>О программе</string>
   </property>
  </action>
  <action name="user_change">
   <property name="text">
    <string>Сменить пользователя</string>
   </property>
  </action>
  <action name="calendar">
   <property name="text">
    <string>Поле календаря</string>
   </property>
  </action>
  <action name="creator">
   <property name="text">
    <string>Поле редактирования задач</string>
   </property>
  </action>
  <action name="viewer">
   <property name="text">
    <string>Поле просмотра дедлайнов</string>
   </property>
  </action>
  <action name="action_3">
   <property name="text">
    <string>О пользователях</string>
   </property>
  </action>
 </widget>
 <resources>
  <include location="res_main.qrc"/>
 </resources>
 <connections/>
</ui>
